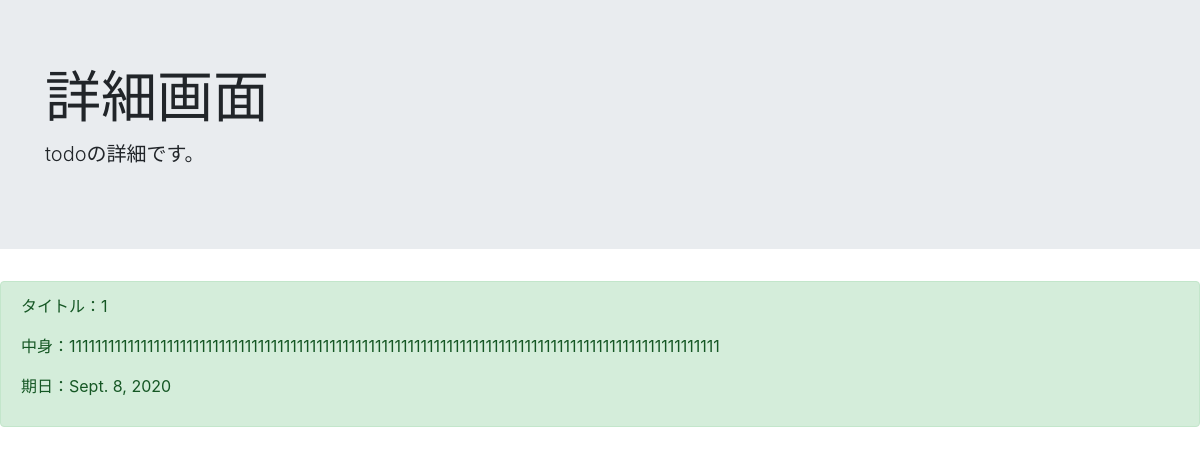
Screenshot of /detail/9 with the database file from the repository.
### todo/models.py (models this page shows, shortened)
class TodoModel(models.Model):
  title = models.CharField(max_length=100)
  memo = models.TextField(max_length=100)
  priority = models.CharField(
    max_length = 50,
    choices = PRIORITY
  )
  duedate = models.DateField()

### todo/views.py (the view)
# urls.py: path('detail/<int:pk>',TodoDetail.as_view(), name='detail'),
class TodoDetail(DetailView):
  template_name = 'detail.html'
  model = TodoModel

### templates/detail.html
{% extends 'base.html' %}
{% block header %}
<div class="jumbotron jumbotron-fluid">
  <div class="container">
    <h1 class="display-4">詳細画面</h1>
    <p class="lead">todoの詳細です。</p>
  </div>
</div>
{% endblock header %}
{% block content %}
<div class 'container'>
  <div class="alert alert-success" role="alert">
    <p>タイトル：{{ object.title }}</p>
    <p>中身：{{ object.memo }}</p>
    <p>期日：{{ object.duedate }}</p>
  </div>
</div>
{% endblock content%}

### rows the page displays
TodoModel: title "1", memo "1111111111111111111111111111111111111111111111111111111111111111111111111111111111111111111111111111", duedate "Sept. 8, 2020"
